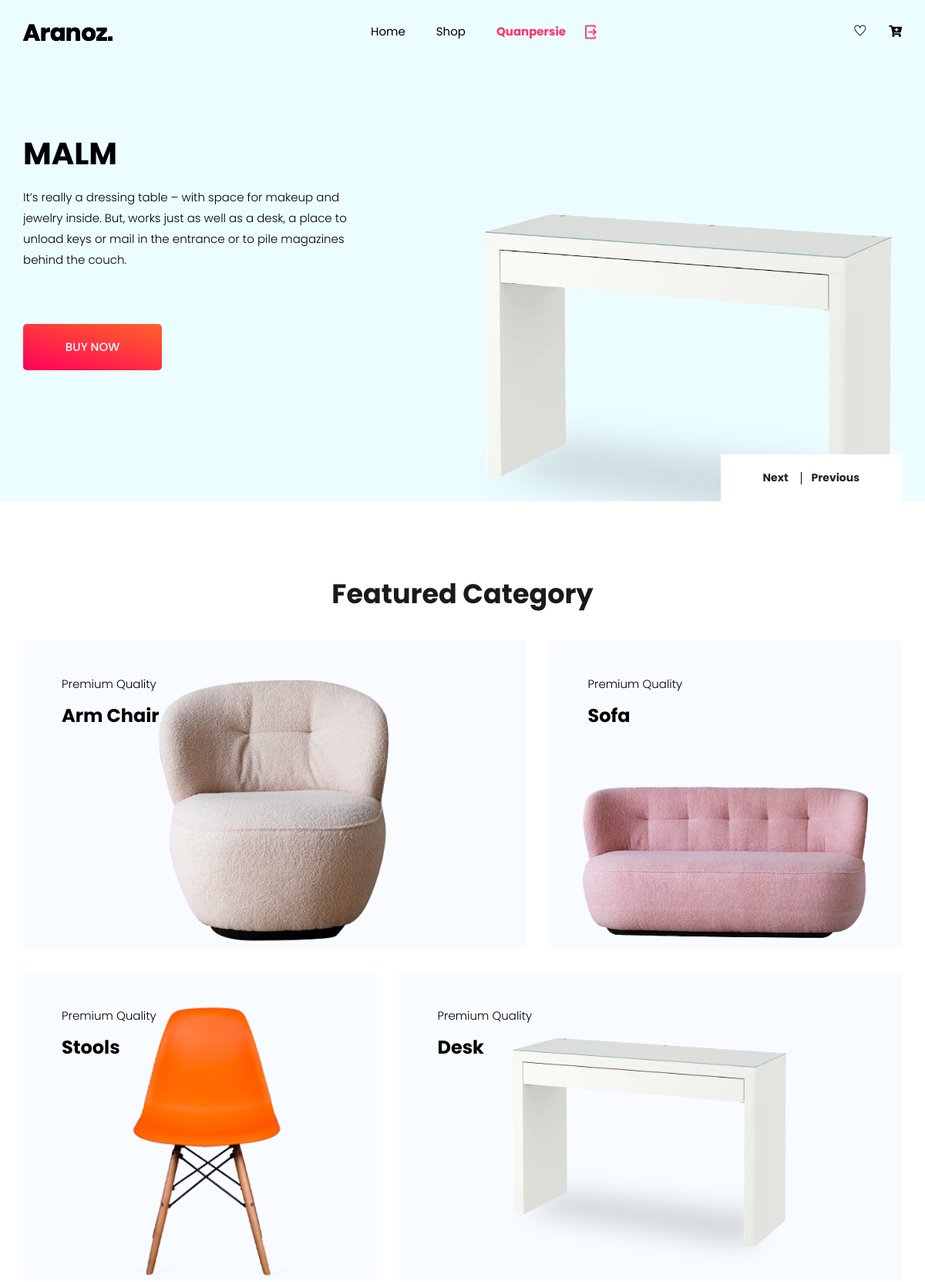
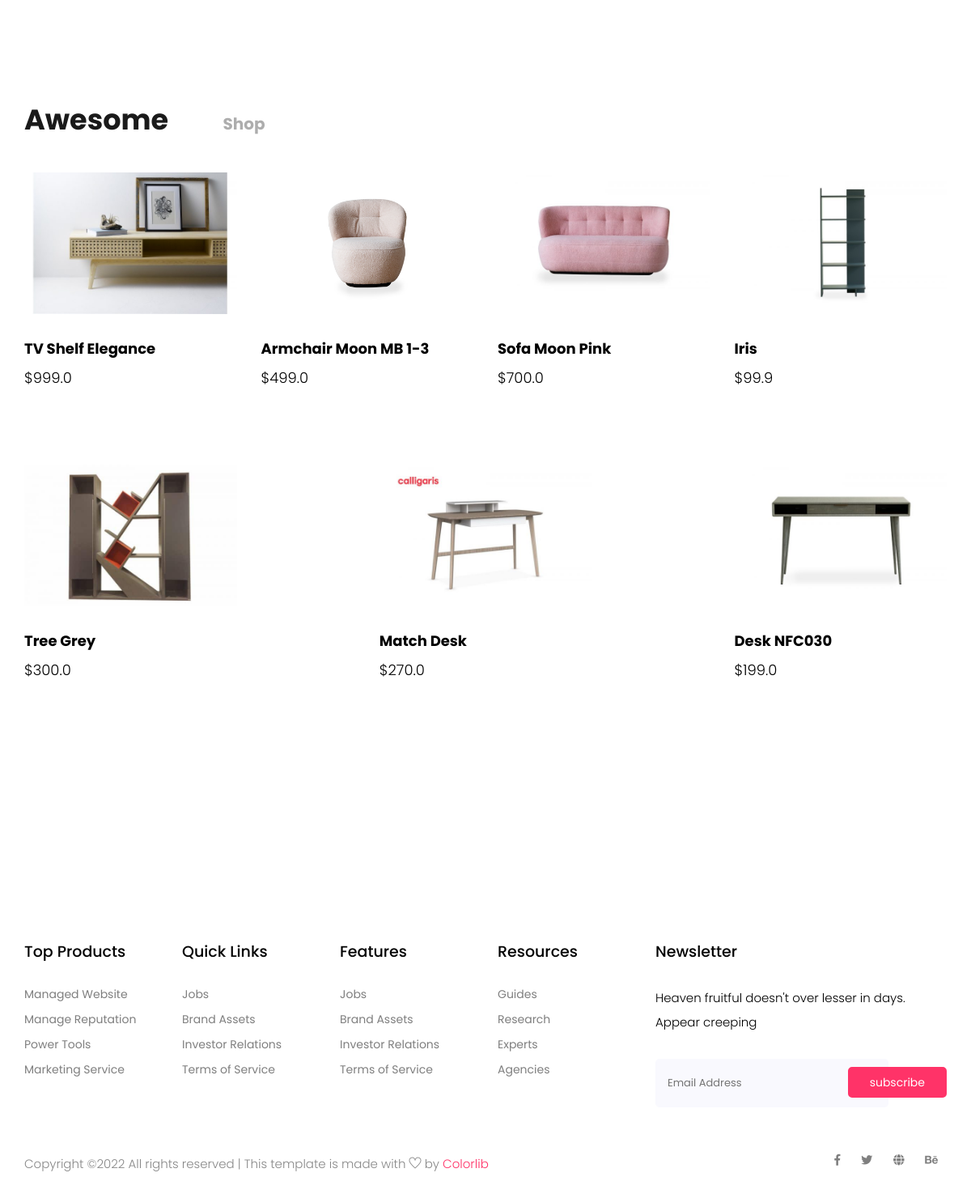
Screenshot of / (signed in) with the database file from the repository (2 pictures, top to bottom).
### user/models.py (models this page shows)
class CustomerUser(AbstractUser):
    phone_number = models.CharField(default='', max_length=15)
    address = models.CharField(default='', max_length=255)
    company = models.CharField(default='', max_length=255, null=True)
    class Meta(AbstractUser.Meta):
        swappable = 'AUTH_USER_MODEL'

### home/models.py (models this page shows, shortened)
class Banner(models.Model):
    product = models.ForeignKey(Product, on_delete=models.CASCADE)
    image_transparent_bg = models.ImageField(upload_to=path_and_rename)
    short_descriptions = models.TextField(max_length=300, default='')
    @staticmethod
    def get_all_banner():
        return Banner.objects.all()

class FeatureCategory(models.Model):
    category = models.OneToOneField(Category, on_delete=models.CASCADE)
    transparent_image = models.ImageField(upload_to=path_and_rename)
    @staticmethod
    def get_all_feature_cate():
        return FeatureCategory.objects.all()

class Awesome(models.Model):
    product = models.OneToOneField(Product, on_delete=models.CASCADE)
    @staticmethod
    def get_all_awesome():
        return Awesome.objects.all()

### product/models.py (models this page shows, shortened)
class Product(models.Model):
    title = models.CharField(default='', max_length=100)
    description = models.TextField(default='')
    price = models.FloatField(default=0.0)
    status = models.CharField(choices=AVAILABILITY, max_length=30, null=True)
    active = models.BooleanField(default=True, null=True)
    category = models.ForeignKey(Category, on_delete=models.CASCADE, related_name='products')
    slug = AutoSlugField(populate_from='title', unique=True, null = True)
    quantity = models.IntegerField(default=1)
    def first_image(self):
        return self.images.all()[0]
    def image_tag(self):
        if self.first_image():
            return mark_safe('<img src="%s" style="width: 60px; height:60px;" />' % self.first_image().image.url)
        else:
            return 'No Image Found'
    image_tag.short_description = 'Image'
    def get_absolute_url(self):
        return reverse("product", kwargs={
            'slug': self.slug
        })
    def get_add_cart_url(self):
        return reverse("add-to-cart", kwargs={
            'slug': self.slug
        })
    @staticmethod
    def get_all_product():
        return Product.objects.filter(active=True)

class Category(models.Model):
    title = models.CharField(default='', max_length=100, unique=True)
    slug = models.CharField(default='', max_length=100)
    description = models.TextField(default='')
    active = models.BooleanField(default=True)
    image = models.ImageField(upload_to=path_and_rename, max_length=255, null=True, blank=True)
    @staticmethod
    def get_all_category():
        return Category.objects.filter(active=True)
    def get_absolute_url(self):
        return reverse("category", kwargs={
            'slug': self.slug
        })

class Image(models.Model):
    product = models.ForeignKey(Product, default=None, on_delete=models.CASCADE, related_name='images')
    image = models.ImageField(upload_to=path_and_rename, max_length=255, null=True, blank=True)

### home/views.py (the view)
# urls.py: path('', HomeView.as_view(), name='index'),
class HomeView(View):
    template_name = 'homepage/index.html'
    def get(self, request):
        cart_quantity = Cart.item_quantity(request.user)
        context = {
            'awesome': Awesome.get_all_awesome(),
            'featureCategories': FeatureCategory.get_all_feature_cate(),
            'categories': Category.get_all_category(),
            'products': Product.get_all_product(),
            'banners': Banner.get_all_banner(),
            'range': range(len(Awesome.get_all_awesome()) // 8 + 1),
            'cart_quantity': cart_quantity,
        }
        return render(request, self.template_name, context)

### cart/models.py (called while the page is built)
    @staticmethod
    def item_quantity(user):
        if user.is_anonymous:
            return 0
        carts = Cart.objects.filter(user=user, active=True)
        if carts:
            cart = carts[0]
            return sum([item.quantity for item in cart.cart_items.all()])
        else:
            return 0

### templates/homepage/index.html (shortened to what this page needs)
{% extends 'base/base.html' %}
{% load static %}
{% block cssblock %}
    <link rel="stylesheet" href="{% static 'css/bootstrap.min.css' %}">
    <link rel="stylesheet" href="{% static 'css/animate.css' %}">
    <link rel="stylesheet" href="{% static 'css/owl.carousel.min.css' %}">
    <link rel="stylesheet" href="{% static 'css/all.css' %}">
    <link rel="stylesheet" href="{% static 'css/flaticon.css' %}">
    <link rel="stylesheet" href="{% static 'css/themify-icons.css' %}">
    <link rel="stylesheet" href="{% static 'css/magnific-popup.css' %}">
    <link rel="stylesheet" href="{% static 'css/slick.css' %}">
    <link rel="stylesheet" href="{% static 'css/style.css' %}">
{% endblock %}
{% block content %}
    <section class="banner_part">
        <div class="container">
            <div class="row align-items-center">
                <div class="col-lg-12">
                    <div class="banner_slider owl-carousel">
                        {% for banner in banners %}
                        <div class="single_banner_slider">
                            <div class="row">
                                <div class="col-lg-5 col-md-8">
                                    <div class="banner_text">
                                        <div class="banner_text_iner">
                                            <h1>{{banner.product.title}}</h1>
                                            <p>{{banner.short_descriptions}}</p>
                                            <a href='{{banner.product.get_absolute_url}}' class="btn_2">buy now</a>
                                        </div>
                                    </div>
                                </div>
                                <div class="banner_img d-none d-lg-block">
                                    <img src="{{banner.image_transparent_bg.url}}" alt="" style="max-height: 550px; max-width: 700px", height="600"/>
                                </div>
                            </div>
                        </div>
                        {% endfor %}
                    </div>
                </div>
            </div>
        </div>
    </section>
    <section class="feature_part padding_top">
        <div class="container">
            <div class="row justify-content-center">
                <div class="col-lg-8">
                    <div class="section_tittle text-center">
                        <h2>Featured Category</h2>
                    </div>
                </div>
            </div>
            <div class="row align-items-center justify-content-between">
                {% if featureCategories.0 %}
                <div class="col-lg-7 col-sm-6">
                    <div class="single_feature_post_text">
                        <p>Premium Quality</p>
                        <h3>{{featureCategories.0.category.title}}</h3>
                        <img src="{{featureCategories.0.transparent_image.url}}" alt="" style="max-height: 370px; max-width: 550px">
                    </div>
                </div>
                {% endif %}
                {% if featureCategories.1 %}
                <div class="col-lg-5 col-sm-6">
                    <div class="single_feature_post_text">
                        <p>Premium Quality</p>
                        <h3>{{featureCategories.1.category.title}}</h3>
                        <img src="{{featureCategories.1.transparent_image.url}}" alt="" style="max-height: 370px; max-width: 550px">
                    </div>
                </div>
                {% endif %}
                {% if featureCategories.2 %}
                <div class="col-lg-5 col-sm-6">
                    <div class="single_feature_post_text">
                        <p>Premium Quality</p>
                        <h3>{{featureCategories.2.category.title}}</h3>
                        <img src="{{featureCategories.2.transparent_image.url}}" alt="" style="max-height: 370px; max-width: 550px">
                    </div>
                </div>
                {% endif %}
                {% if featureCategories.3 %}
                <div class="col-lg-7 col-sm-6">
                    <div class="single_feature_post_text">
                        <p>Premium Quality</p>
                        <h3>{{featureCategories.3.category.title}}</h3>
                        <img src="{{featureCategories.3.transparent_image.url}}" alt="" style="max-height: 370px; max-width: 550px">
                    </div>
                </div>
                {% endif %}
            </div>
        </div>
    </section>
    <section class="product_list section_padding">
        <div class="container">
            <div class="row justify-content-center">
                <div class="col-lg-12">
                    <div class="section_tittle text-center">
                        <h2>awesome <span>shop</span></h2>
                    </div>
                </div>
            </div>
            <div class="row">
                <div class="col-lg-12">
                    <div class="product_list_slider owl-carousel">
                        {% if awesome|length <= 8 %}
                        <div class="single_product_list_slider">
                            <div class="row align-items-center justify-content-between">
                                    {% for awe in awesome%}
                                    <div class="col-lg-3 col-sm-6">
                                    <div class="single_product_item">
                                        <a href='{{awe.product.get_absolute_url}}'>
                                            <img src="{{awe.product.first_image.image.url}}" alt="">
                                        </a>
                                        <div class="single_product_text">
                                            <h4>{{awe.product.title}}</h4>
                                            <h3>${{awe.product.price}}</h3>
                                            <div class="add-cart-and-favourite d-flex justify-content-between align-items-center">
                                            </div>
                                        </div>
                                    </div>
                                </div>
                                    {% endfor %}
                            </div>
                        </div>
                            {% endif %}
                    </div>
                </div>
            </div>
        </div>
    </section>
{% endblock %}

### templates/base/navbar.html (shortened to what this page needs)
{% load static %}
<header class="main_menu home_menu">
        <div class="container">
            <div class="row align-items-center">
                <div class="col-lg-12">
                    <nav class="navbar navbar-expand-lg navbar-light">
                        <a class="navbar-brand" href="{% url 'index' %}"> <img src="{% static 'img/logo.png' %}" alt="logo"> </a>
                        <div class="collapse navbar-collapse main-menu-item" id="navbarSupportedContent">
                            <ul class="navbar-nav">
                                <li class="nav-item">
                                    <a class="nav-link" href="{% url 'index' %}">Home</a>
                                </li>
                                <li class="nav-item">
                                    <a class="nav-link" href="/shop">Shop</a>
                                </li>
                                {% if not user.is_authenticated %}
                                <li class="nav-item">
                                    <a class="nav-link" href="/account/log-in">Login</a>
                                </li>
                                {% else %}
                                <li class="nav-item">
                                    <div class="username-logout d-flex align-items-center">
                                        <a class="nav-link" href="{% url 'purchase' %}">
                                            <b>{{user.username}}</b>
                                        </a>
                                        <a href="/account/log-out/" >
                                            <img src="{% static 'img/icon/ic_logout.png' %}" style="width: 25px; height: 25px" />
                                        </a>
                                    </div>
                                </li>
                                {% endif %}
                            </ul>
                        </div>
                        <div class="hearer_icon d-flex">
                            <a href=""><i class="ti-heart"></i></a>
                            <a href="{% url 'cart' %}" >
                                <i class="fas fa-cart-plus"></i>
                            </a>
                        </div>
                    </nav>
                </div>
            </div>
        </div>
    </header>

### static/css/all.css (style rules this page uses)
.fa, .fas, .far, .fal, .fab { -moz-osx-font-smoothing: grayscale; -webkit-font-smoothing: antialiased; display: inline-block; font-style: normal; font-variant: normal; text-rendering: auto; line-height: 1; }
.fa-cart-plus:before { content: "\f217"; }
.fa, .fas { font-family: 'Font Awesome 5 Free'; font-weight: 900; }

### rows the page displays
CustomerUser: username "Quanpersie"
Banner: product "MALM", short_descriptions "It’s really a dressing table – with space for makeup and jewelry inside. But, works just as well as a desk, a place to unload keys or mail in the entrance or to pile magazines behind the couch.", image_transparent_bg (picture)
FeatureCategory: category.title "Arm Chair", transparent_image (picture)
FeatureCategory: category.title "Sofa", transparent_image (picture)
FeatureCategory: category.title "Stools", transparent_image (picture)
FeatureCategory: category.title "Desk", transparent_image (picture)
Awesome: product.first_image.image (picture), product "TV Shelf Elegance", product.price "999.0"
Awesome: product.first_image.image (picture), product "Armchair Moon MB 1-3", product.price "499.0"
Awesome: product.first_image.image (picture), product "Sofa Moon Pink", product.price "700.0"
Awesome: product.first_image.image (picture), product "Iris", product.price "99.9"
Awesome: product.first_image.image (picture), product "Tree Grey", product.price "300.0"
Awesome: product.first_image.image (picture), product "Match Desk", product.price "270.0"
Awesome: product.first_image.image (picture), product "Desk NFC030", product.price "199.0"
